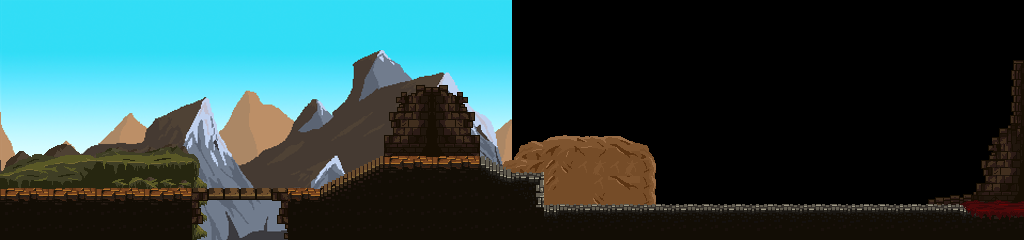

The image is a tile-based game level rendered from a .tmx file. Its description and source (layers, tilesets, objects; grid data summarised) follow:
An orthogonal 64x15 tile map with 16x16 px tiles, 3 tile layers (background, terrain, foreground), 3 tilesets, 1 image layer and 12 objects (3x basicSkeleton, mainPlayer).

<map version="1.2" tiledversion="2020.04.10" orientation="orthogonal" renderorder="right-down" width="64" height="15" tilewidth="16" tileheight="16" infinite="0" nextlayerid="10" nextobjectid="15">
 <tileset firstgid="1" source="castle_terrain.tsx" />
 <tileset firstgid="145" source="castle_ground.tsx" />
 <tileset firstgid="411" source="castle_walls.tsx" />
 <imagelayer id="8" name="parallax">
  <image source="../img/area02_bkg0.png" width="512" height="256" />
  <properties>
   <property name="ratio" type="float" value="0.1" />
  </properties>
 </imagelayer>
 <layer id="1" name="background" width="64" height="15">
  <data>[960 cells, 50 non-empty, 35 distinct tile ids]</data>
 </layer>
 <layer id="4" name="terrain" width="64" height="15">
  <data>[960 cells, 88 non-empty, 64 distinct tile ids]</data>
 </layer>
 <layer id="3" name="foreground" width="64" height="15">
  <data>[960 cells, 242 non-empty, 59 distinct tile ids]</data>
 </layer>
 <objectgroup id="5" name="collision">
  <object id="1" x="0" y="194" width="320" height="16" />
  <object id="4" x="382.15" y="163.34" width="96" height="16" />
  <object id="5" x="320.714" y="193.65">
   <polygon points="0,0 60.9456,-30.2955 61.4451,-15.1478 -0.999108,16.6625" />
  </object>
  <object id="6" x="-16" y="96" width="16" height="96" />
  <object id="7" x="478.073" y="163.34">
   <polygon points="0,0 31.9715,15.4862 31.9715,25.4773 0,15.9857" />
  </object>
  <object id="8" x="510.54" y="178.33" width="32" height="32" />
  <object id="9" x="543.01" y="209.8" width="480.11" height="16" />
  <object id="10" x="1023.59" y="130.37" width="16" height="79.44" />
 </objectgroup>
 <objectgroup id="2" name="entities">
  <object id="2" name="mainPlayer" x="21.0098" y="155.022" width="20" height="32">
   <properties>
    <property name="frameheight" type="int" value="37" />
    <property name="framewidth" type="int" value="50" />
    <property name="image" value="adventurer" />
   </properties>
  </object>
 </objectgroup>
 <objectgroup id="9" name="enemies">
  <object id="11" name="basicSkeleton" x="228.28" y="159.847" width="20" height="32">
   <properties>
    <property name="frameheight" type="int" value="48" />
    <property name="framewidth" type="int" value="50" />
    <property name="image" value="basic_skeleton" />
   </properties>
  </object>
  <object id="13" name="basicSkeleton" x="690.874" y="174.33" width="20" height="32">
   <properties>
    <property name="frameheight" type="int" value="48" />
    <property name="framewidth" type="int" value="50" />
    <property name="image" value="basic_skeleton" />
   </properties>
  </object>
  <object id="14" name="basicSkeleton" x="954.639" y="174.33" width="20" height="32">
   <properties>
    <property name="frameheight" type="int" value="48" />
    <property name="framewidth" type="int" value="50" />
    <property name="image" value="basic_skeleton" />
   </properties>
  </object>
 </objectgroup>
</map>
